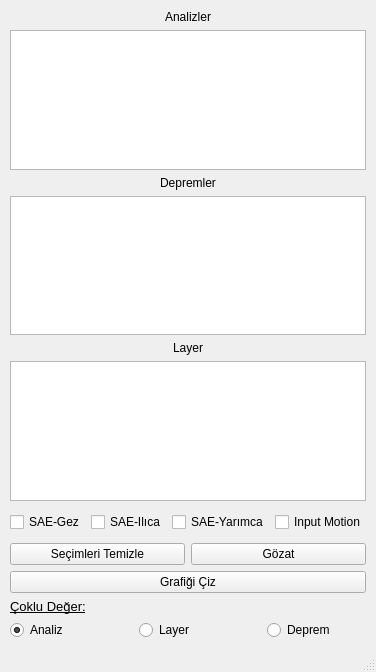
<?xml version="1.0" encoding="UTF-8"?>
<ui version="4.0">
 <class>MainWindow</class>
 <widget class="QMainWindow" name="MainWindow">
  <property name="geometry">
   <rect>
    <x>0</x>
    <y>0</y>
    <width>356</width>
    <height>672</height>
   </rect>
  </property>
  <property name="windowTitle">
   <string>MainWindow</string>
  </property>
  <widget class="QWidget" name="centralwidget">
   <property name="font">
    <font>
     <italic>false</italic>
     <bold>false</bold>
    </font>
   </property>
   <layout class="QVBoxLayout" name="verticalLayout">
    <property name="leftMargin">
     <number>10</number>
    </property>
    <property name="topMargin">
     <number>10</number>
    </property>
    <property name="rightMargin">
     <number>10</number>
    </property>
    <property name="bottomMargin">
     <number>10</number>
    </property>
    <item>
     <layout class="QVBoxLayout" name="verticalLayout_2">
      <item>
       <widget class="QLabel" name="label_3">
        <property name="text">
         <string>Analizler</string>
        </property>
        <property name="textFormat">
         <enum>Qt::AutoText</enum>
        </property>
        <property name="alignment">
         <set>Qt::AlignCenter</set>
        </property>
       </widget>
      </item>
      <item>
       <widget class="QListWidget" name="listWidget"/>
      </item>
      <item>
       <widget class="QLabel" name="label_2">
        <property name="text">
         <string>Depremler</string>
        </property>
        <property name="alignment">
         <set>Qt::AlignCenter</set>
        </property>
       </widget>
      </item>
      <item>
       <widget class="QListWidget" name="listWidget_2"/>
      </item>
      <item>
       <widget class="QLabel" name="label">
        <property name="sizePolicy">
         <sizepolicy hsizetype="Preferred" vsizetype="Preferred">
          <horstretch>0</horstretch>
          <verstretch>0</verstretch>
         </sizepolicy>
        </property>
        <property name="contextMenuPolicy">
         <enum>Qt::NoContextMenu</enum>
        </property>
        <property name="text">
         <string>Layer</string>
        </property>
        <property name="alignment">
         <set>Qt::AlignCenter</set>
        </property>
       </widget>
      </item>
      <item>
       <widget class="QListWidget" name="listWidget_3"/>
      </item>
      <item>
       <layout class="QHBoxLayout" name="horizontalLayout_3">
        <property name="spacing">
         <number>6</number>
        </property>
        <property name="leftMargin">
         <number>0</number>
        </property>
        <property name="topMargin">
         <number>5</number>
        </property>
        <property name="rightMargin">
         <number>0</number>
        </property>
        <property name="bottomMargin">
         <number>5</number>
        </property>
        <item>
         <widget class="QCheckBox" name="checkBox">
          <property name="text">
           <string>SAE-Gez</string>
          </property>
         </widget>
        </item>
        <item>
         <widget class="QCheckBox" name="checkBox_2">
          <property name="text">
           <string>SAE-Ilıca</string>
          </property>
         </widget>
        </item>
        <item>
         <widget class="QCheckBox" name="checkBox_3">
          <property name="text">
           <string>SAE-Yarımca</string>
          </property>
         </widget>
        </item>
        <item>
         <widget class="QCheckBox" name="checkBox_4">
          <property name="text">
           <string>Input Motion</string>
          </property>
         </widget>
        </item>
       </layout>
      </item>
      <item>
       <layout class="QHBoxLayout" name="horizontalLayout_2">
        <property name="leftMargin">
         <number>0</number>
        </property>
        <property name="topMargin">
         <number>0</number>
        </property>
        <property name="rightMargin">
         <number>0</number>
        </property>
        <property name="bottomMargin">
         <number>0</number>
        </property>
        <item>
         <widget class="QPushButton" name="pushButton_3">
          <property name="text">
           <string>Seçimleri Temizle</string>
          </property>
         </widget>
        </item>
        <item>
         <widget class="QPushButton" name="pushButton">
          <property name="layoutDirection">
           <enum>Qt::LeftToRight</enum>
          </property>
          <property name="text">
           <string>Gözat</string>
          </property>
         </widget>
        </item>
       </layout>
      </item>
      <item>
       <widget class="QPushButton" name="pushButton_2">
        <property name="text">
         <string>Grafiği Çiz</string>
        </property>
       </widget>
      </item>
      <item>
       <widget class="QLabel" name="label_4">
        <property name="font">
         <font>
          <pointsize>10</pointsize>
          <italic>false</italic>
          <bold>false</bold>
          <underline>true</underline>
         </font>
        </property>
        <property name="text">
         <string>Çoklu Değer:</string>
        </property>
       </widget>
      </item>
      <item>
       <layout class="QHBoxLayout" name="horizontalLayout">
        <property name="spacing">
         <number>30</number>
        </property>
        <property name="sizeConstraint">
         <enum>QLayout::SetDefaultConstraint</enum>
        </property>
        <item>
         <widget class="QRadioButton" name="radioButton_2">
          <property name="text">
           <string>Analiz</string>
          </property>
          <property name="checked">
           <bool>true</bool>
          </property>
         </widget>
        </item>
        <item>
         <widget class="QRadioButton" name="radioButton_3">
          <property name="text">
           <string>Layer</string>
          </property>
         </widget>
        </item>
        <item>
         <widget class="QRadioButton" name="radioButton">
          <property name="sizePolicy">
           <sizepolicy hsizetype="Preferred" vsizetype="Fixed">
            <horstretch>0</horstretch>
            <verstretch>0</verstretch>
           </sizepolicy>
          </property>
          <property name="font">
           <font>
            <italic>false</italic>
            <bold>false</bold>
           </font>
          </property>
          <property name="text">
           <string>Deprem</string>
          </property>
          <property name="checked">
           <bool>false</bool>
          </property>
         </widget>
        </item>
       </layout>
      </item>
     </layout>
    </item>
   </layout>
  </widget>
  <widget class="QMenuBar" name="menubar">
   <property name="geometry">
    <rect>
     <x>0</x>
     <y>0</y>
     <width>356</width>
     <height>22</height>
    </rect>
   </property>
  </widget>
  <widget class="QStatusBar" name="statusbar"/>
 </widget>
 <resources/>
 <connections/>
</ui>
